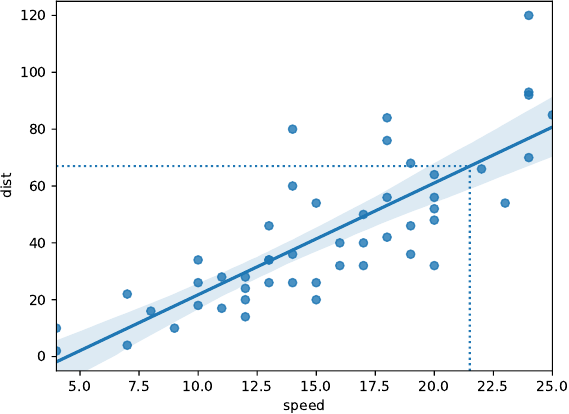

This figure's Python source:
import seaborn as sns
import statsmodels.api as sm

my_data = sm.datasets.get_rdataset('cars', 'datasets').data
ax = sns.regplot(x='speed', y='dist', data=my_data)
ax.vlines(x=21.5, ymin=-5, ymax=67,   linestyles='dotted')
ax.hlines(y=67,   xmin=4,  xmax=21.5, linestyles='dotted')
ax.set_xlim(4, 25)
ax.set_ylim(-5, 125)

import matplotlib.pyplot as plt
plt.savefig('07-p-regression.pdf')
